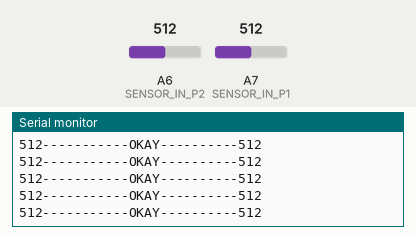
A sketch run on a simulated Arduino Nano, built with avr-gcc and run on an emulated ATmega328P. Shown: the last lines printed to the serial monitor. The inputs (shaded band) are chosen by the test bench; at power-on: A6 (SENSOR_IN_P2) = 512, A7 (SENSOR_IN_P1) = 512.

Above: at 1.2 s.
1.3 s: A6 (SENSOR_IN_P2) set to 716
At 2.2 s:
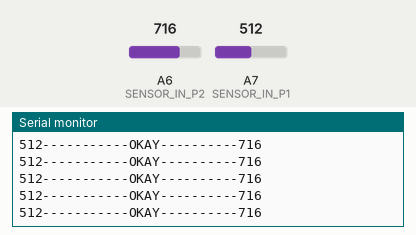
4.3 s: A7 (SENSOR_IN_P1) set to 716
At 5.1 s:
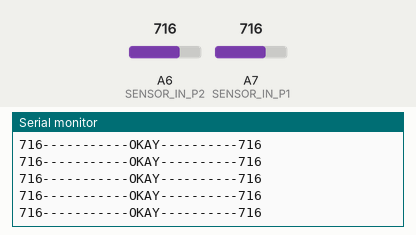
5.8 s: A6 (SENSOR_IN_P2) set to 900
At 6.4 s:
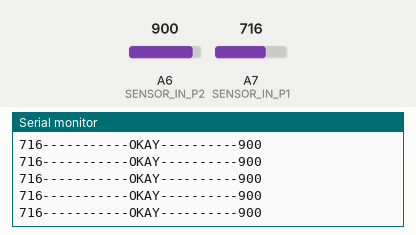
7.3 s: A7 (SENSOR_IN_P1) set to 900
At 8.0 s:
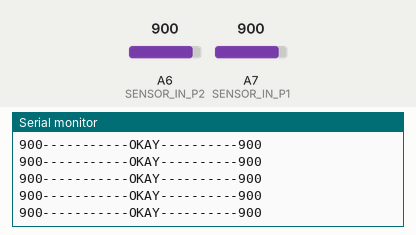
Timing chart, 0 to 9.8 s (numbered marks = the images above; inputs shaded):
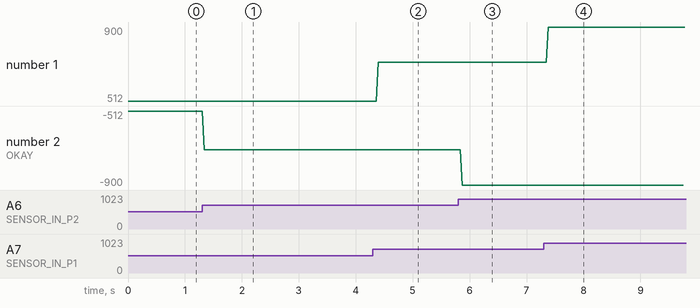

The sketch:

PruebaSensoresLinea.ino
```cpp
#define SENSOR_IN_P1 A7
#define SENSOR_IN_P2 A6

bool lineaIzquierda()
{

  if(analogRead(SENSOR_IN_P1) > 300)
  {
      return true;
  }
  else
  {
    return false;
  }
}

bool lineaDerecha()
{

  if(analogRead(SENSOR_IN_P2) > 300)
  {
      return true;
  }
  else
  {
    return false;
  }
}


void setup() {
  Serial.begin(9600);
  pinMode(SENSOR_IN_P1,INPUT);
  pinMode(SENSOR_IN_P2,INPUT);

}

void loop() {
  if(lineaIzquierda())
  {
    Serial.print(analogRead(SENSOR_IN_P1));
  }
  else
  {
    Serial.print(0);
  }
  Serial.print("-----------OKAY----------");
  if(lineaDerecha())
  {
    Serial.println(analogRead(SENSOR_IN_P2));
  }
  else
  {
    Serial.println(0);
  }


}
```

Measured:
- after the input at 1.3 s, the serial monitor: prints a new line at once (image 1)
- after the input at 4.3 s, the serial monitor: prints a new line after 0.09 s (image 2)
- after the input at 5.8 s, the serial monitor: prints a new line after 0.07 s (image 3)
- after the input at 7.3 s, the serial monitor: prints a new line after 0.08 s (image 4)
- plotted number 1: 512 → 716 after the input at 4.3 s, 716 → 900 after the input at 7.3 s
- plotted number 2: -512 → -716 after the input at 1.3 s, -716 → -900 after the input at 5.8 s
